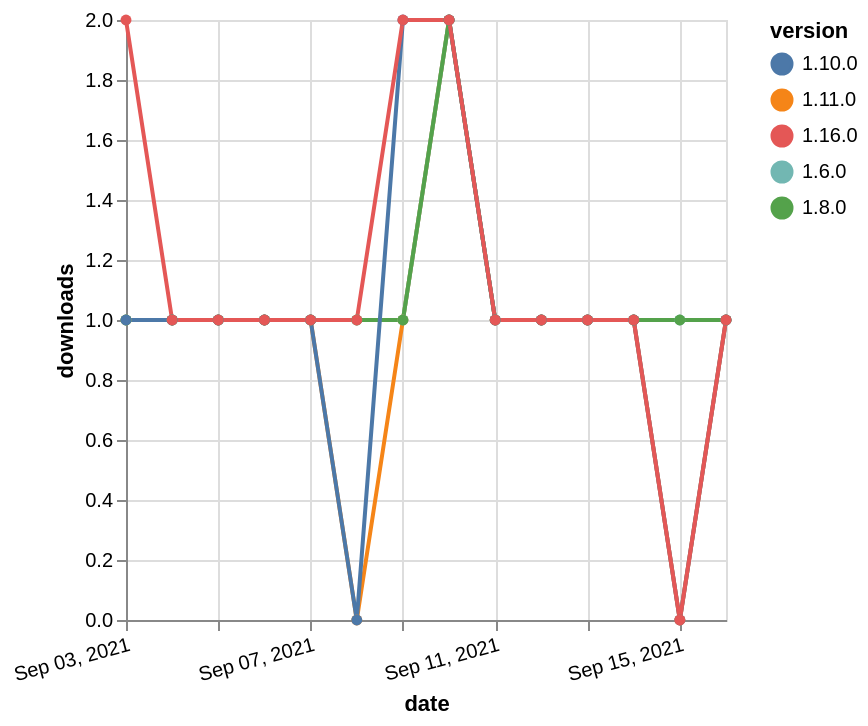

Source (Vega-Lite JSON):
### Vega-Lite specification from a JSON file in a GitHub repository (floating-point values rounded to 4 significant figures)
{"$schema": "https://vega.github.io/schema/vega-lite/v5.json", "description": "A simple bar chart with embedded data.", "data": {"values": [{"date": "2021-09-03", "total": 158, "delta": 1, "version": "1.11.0"}, {"date": "2021-09-04", "total": 159, "delta": 1, "version": "1.11.0"}, {"date": "2021-09-05", "total": 160, "delta": 1, "version": "1.11.0"}, {"date": "2021-09-06", "total": 161, "delta": 1, "version": "1.11.0"}, {"date": "2021-09-07", "total": 162, "delta": 1, "version": "1.11.0"}, {"date": "2021-09-08", "total": 162, "delta": 0, "version": "1.11.0"}, {"date": "2021-09-09", "total": 163, "delta": 1, "version": "1.11.0"}, {"date": "2021-09-10", "total": 165, "delta": 2, "version": "1.11.0"}, {"date": "2021-09-11", "total": 166, "delta": 1, "version": "1.11.0"}, {"date": "2021-09-12", "total": 167, "delta": 1, "version": "1.11.0"}, {"date": "2021-09-13", "total": 168, "delta": 1, "version": "1.11.0"}, {"date": "2021-09-14", "total": 169, "delta": 1, "version": "1.11.0"}, {"date": "2021-09-15", "total": 169, "delta": 0, "version": "1.11.0"}, {"date": "2021-09-16", "total": 170, "delta": 1, "version": "1.11.0"}, {"date": "2021-09-03", "total": 236, "delta": 1, "version": "1.6.0"}, {"date": "2021-09-04", "total": 237, "delta": 1, "version": "1.6.0"}, {"date": "2021-09-05", "total": 238, "delta": 1, "version": "1.6.0"}, {"date": "2021-09-06", "total": 239, "delta": 1, "version": "1.6.0"}, {"date": "2021-09-07", "total": 240, "delta": 1, "version": "1.6.0"}, {"date": "2021-09-08", "total": 241, "delta": 1, "version": "1.6.0"}, {"date": "2021-09-09", "total": 242, "delta": 1, "version": "1.6.0"}, {"date": "2021-09-10", "total": 244, "delta": 2, "version": "1.6.0"}, {"date": "2021-09-11", "total": 245, "delta": 1, "version": "1.6.0"}, {"date": "2021-09-12", "total": 246, "delta": 1, "version": "1.6.0"}, {"date": "2021-09-13", "total": 247, "delta": 1, "version": "1.6.0"}, {"date": "2021-09-14", "total": 248, "delta": 1, "version": "1.6.0"}, {"date": "2021-09-15", "total": 249, "delta": 1, "version": "1.6.0"}, {"date": "2021-09-16", "total": 250, "delta": 1, "version": "1.6.0"}, {"date": "2021-09-03", "total": 190, "delta": 1, "version": "1.8.0"}, {"date": "2021-09-04", "total": 191, "delta": 1, "version": "1.8.0"}, {"date": "2021-09-05", "total": 192, "delta": 1, "version": "1.8.0"}, {"date": "2021-09-06", "total": 193, "delta": 1, "version": "1.8.0"}, {"date": "2021-09-07", "total": 194, "delta": 1, "version": "1.8.0"}, {"date": "2021-09-08", "total": 195, "delta": 1, "version": "1.8.0"}, {"date": "2021-09-09", "total": 196, "delta": 1, "version": "1.8.0"}, {"date": "2021-09-10", "total": 198, "delta": 2, "version": "1.8.0"}, {"date": "2021-09-11", "total": 199, "delta": 1, "version": "1.8.0"}, {"date": "2021-09-12", "total": 200, "delta": 1, "version": "1.8.0"}, {"date": "2021-09-13", "total": 201, "delta": 1, "version": "1.8.0"}, {"date": "2021-09-14", "total": 202, "delta": 1, "version": "1.8.0"}, {"date": "2021-09-15", "total": 203, "delta": 1, "version": "1.8.0"}, {"date": "2021-09-16", "total": 204, "delta": 1, "version": "1.8.0"}, {"date": "2021-09-03", "total": 176, "delta": 1, "version": "1.10.0"}, {"date": "2021-09-04", "total": 177, "delta": 1, "version": "1.10.0"}, {"date": "2021-09-05", "total": 178, "delta": 1, "version": "1.10.0"}, {"date": "2021-09-06", "total": 179, "delta": 1, "version": "1.10.0"}, {"date": "2021-09-07", "total": 180, "delta": 1, "version": "1.10.0"}, {"date": "2021-09-08", "total": 180, "delta": 0, "version": "1.10.0"}, {"date": "2021-09-09", "total": 182, "delta": 2, "version": "1.10.0"}, {"date": "2021-09-10", "total": 184, "delta": 2, "version": "1.10.0"}, {"date": "2021-09-11", "total": 185, "delta": 1, "version": "1.10.0"}, {"date": "2021-09-12", "total": 186, "delta": 1, "version": "1.10.0"}, {"date": "2021-09-13", "total": 187, "delta": 1, "version": "1.10.0"}, {"date": "2021-09-14", "total": 188, "delta": 1, "version": "1.10.0"}, {"date": "2021-09-15", "total": 188, "delta": 0, "version": "1.10.0"}, {"date": "2021-09-16", "total": 189, "delta": 1, "version": "1.10.0"}, {"date": "2021-09-03", "total": 113, "delta": 2, "version": "1.16.0"}, {"date": "2021-09-04", "total": 114, "delta": 1, "version": "1.16.0"}, {"date": "2021-09-05", "total": 115, "delta": 1, "version": "1.16.0"}, {"date": "2021-09-06", "total": 116, "delta": 1, "version": "1.16.0"}, {"date": "2021-09-07", "total": 117, "delta": 1, "version": "1.16.0"}, {"date": "2021-09-08", "total": 118, "delta": 1, "version": "1.16.0"}, {"date": "2021-09-09", "total": 120, "delta": 2, "version": "1.16.0"}, {"date": "2021-09-10", "total": 122, "delta": 2, "version": "1.16.0"}, {"date": "2021-09-11", "total": 123, "delta": 1, "version": "1.16.0"}, {"date": "2021-09-12", "total": 124, "delta": 1, "version": "1.16.0"}, {"date": "2021-09-13", "total": 125, "delta": 1, "version": "1.16.0"}, {"date": "2021-09-14", "total": 126, "delta": 1, "version": "1.16.0"}, {"date": "2021-09-15", "total": 126, "delta": 0, "version": "1.16.0"}, {"date": "2021-09-16", "total": 127, "delta": 1, "version": "1.16.0"}]}, "width": "container", "mark": {"type": "line", "point": {"filled": true}}, "encoding": {"x": {"field": "date", "type": "temporal", "timeUnit": "yearmonthdate", "title": "date", "axis": {"labelAngle": -15}}, "y": {"field": "delta", "type": "quantitative", "title": "downloads"}, "color": {"field": "version", "type": "nominal"}, "tooltip": {"field": "delta"}}}
